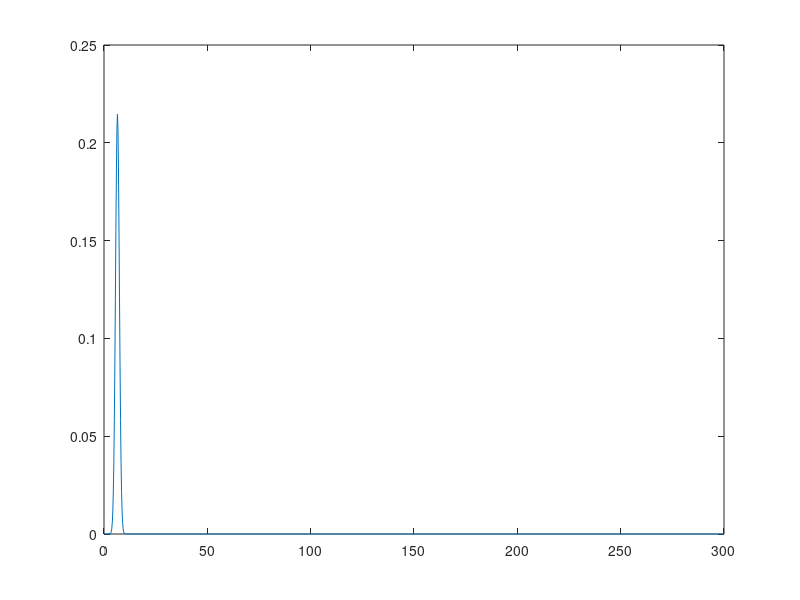

The MATLAB script that drew this image: (Note: this script raises an error after producing the figure.)
%% Mike X Cohen wrote all this stuff
%% mikexcohen@gmail.com
% This is just a collection of bits I took from his youtube videos about
% inter-phase clustering
% (I probably commented/edited quite a lot but didn't track, not sure)



%% time frequency analysis using morlet wavelet
%https://www.youtube.com/watch?v=wgRgodvU_Ms&list=PLn0OLiymPak2G__qvavn3T8k7R8ssKxVr&index=2
%btw, i=sqrt(-1) (doens't really exist as a number), i always leads to complex numbers

%morlet params
srate=600;%sampling rate in Hz
time=-2:1/srate:2; %wavelet time, not data time  - have time of 0 at centre of wavelet, so have an odd number of time points
%wavelet sampling rate MUST be the same as data sampling rate
frex=6.5; % frequency of this wavelet

%create wavelet
sine_wave=exp(1i*2*pi*frex.*time); %this is just a sine wave at my given frequency - it's actally a complex sine wave because that's what allows us to extract power and phase
s=7/(2*pi*frex);% this is the standard deviation of the gaussian -> 7 is the nnumber of cycles!!
%number of cycles: the larger the nr cycles, the worse the time precision and the better the freq precision - stay within 3 to 10 https://www.youtube.com/watch?v=fkQGnYUv-FI&list=PLn0OLiymPak2G__qvavn3T8k7R8ssKxVr&index=6
gaus_win=exp((-time.^2)./(2*s^2)); %this is the gaussian
cmw=sine_wave .* gaus_win; %multiply sine and gauss to get wavelet

%plot wavelet (it has a real part and an imaginary part (imaginary is sine
%and real is cosine part so they're shiften by 90 degrees)
figure 
plot(time,real(cmw))
plot(time,imag(cmw))

clf
plot3(time,real(cmw),imag(cmw),'linew',2)
axis image
xlabel('Time'), ylabel('Real part'), zlabel('Imaginary part')
rotate3d

% that's morelt wavelets in the time domain. in the frequency domain,
% they're gaussian shaped
% so to look at it in the freq domain,  we're taking a fast fourier transform of the wavelet
cmwX=fft(cmw)/length(cmw); % this is the morlet wavelet in the freq domain (the more cycles, the wider the gaussian here)
hz=linspace(0,srate/2,floor(length(cmw)/2)+1);
clf
plot(hz,2*abs(cmwX(1:length(hz))))

%https://www.youtube.com/watch?v=4TTpwIZrUAo&list=PLn0OLiymPak2G__qvavn3T8k7R8ssKxVr&index=3
% convolution in the time domain is equivalent to multiplication in the
% freq domain -> so in practice, we'll only ever do freq domain stuff cause
% faster
% wavelet convolution via frequency domain mutliplication:
% 1) Take fft of signal
% 2) mutliply fourier spectra point by point
% 3) take inverse fft

% so lets take some data and apply this
data=X{1}(:,1)'; % this is based on data processed by the spectral events toolbox because that's what I happened to be using at the time. Use any EEG data here.
%create wavelet like above like above
srate=600;
time=-2:1/srate:2;
frex=6.5; 
sine_wave=exp(1i*2*pi*frex.*time);
s=7/(2*pi*frex);
gaus_win=exp((-time.^2)./(2*s^2)); 
cmw=sine_wave .* gaus_win; 

%now define convolution parameters
nData=length(data);%length of data
nKern=length(cmw);%length of wavelet
nConv=nData+nKern-1;%length of conolution outcome is always  data+wave-1

%now take fft of morlet wavelet
cmwX=fft(cmw,nConv);%by gigving it the n of the outcome, it does the zero padding itself
%and amplitude-normalise in the frequency domain (amplitude scale morlet wvelet by its peak)
cmwX=cmwX./max(cmwX);%not completely necessary but makes sure that the outcome is gonnabe in the original units of the signal

%now take fft of data
dataX=fft(data,nConv);

%now do convolution
conv_res=cmwX.*dataX;  %because conv is mutliplication in freq fomain and we're now in freq domain(becuase we took fft of everything)
%also, usually we want to put this back into time domain after, so we can
%do this in one step conv_res=ifft(cmwX.*dataX), but here we're doing it
%step by step

%compute hz for plotting
hz=linspace(0,srate/2,floor(length(cmw)/2)+1);
figure
hold on
plot(hz,2*abs(dataX(1:length(hz))/length(data)))%plots freq of data
plot(hz,abs(cmwX(1:length(hz))))%plots wavelet in freq
plot(hz,2*abs(conv_res(1:length(hz))/length(data))); %plots producut of multiplying those two

%now lets get it back into the time domain
%keep in mind, the length of the result of the convolution is longer than
%the signal
%so cut 1/2 of the length of the wavelet from beginning and end
half_wav=floor(length(cmw)/2)+1;


%take inverse fourier
conv_res_timedomain=ifft(conv_res);
conv_res_timedomain=conv_res_timedomain(half_wav-1:end-half_wav); %cut sides off (not data)

figure
plot(tVec,data,'k')
hold on
plot(tVec,real(conv_res_timedomain),'r')




%% get power and phase
%https://www.youtube.com/watch?v=A4M0cZSrHzY&list=PLn0OLiymPak2G__qvavn3T8k7R8ssKxVr&index=4
% we're using a complex morelt wvelet, so it has a real and and an
% imaginary part (so thats just sine ans cosine, so a bit shifted). so when
% we convolute that, for each timepoint, we get a single complex number.
% complex numbers can be represented in a coord system, where the y
% axis is the imaginary axis and the x axis i the real axis. then we
% can plot that complex number as a point in that space. Now if i plot the
% vector from the origin to that point, the length of the vector is
% amplitude and the angle of that vector is phase angle.
% so at the end of an analysis, we get a single complex number for each
% time point and each frequency (obv only if we have a wavelet for each
% frequency).the filtered EEG signal is the real part of those complex 
% numbers

% so let's use data and wavelet from above

as=conv_res_timedomain;

% lets plot the result from earlier in some new ways
figure(1), clf %this is the whole result of the convolution with imaginary and real parts over time
plot3(tVec,real(as),imag(as),'k')
xlabel('Time (ms)'), ylabel('real part'), zlabel('imaginary part')
rotate3d

figure(2), clf %this is the phase angle over time (and also ampliutde, both axis)
plot3(tVec,abs(as),angle(as),'k')
%2D: plot(tVec,angle(as),'k') % just phase)
xlabel('Time (ms)'), ylabel('Amplitude'), zlabel('Phase')
rotate3d

figure(3), clf
% plot the filtered signal (projection onto real axis)
subplot(311)
plot(tVec,real(as))
xlabel('Time (ms)'), ylabel('Amplitude (\muV)')

% angle(as) gives you phase per timepoints (for this particular freq)
% as is the timedomain result of the convultion

% Now if you have many trials:
% could do
% for freq=1:Freq
%   for trial=1:Trial
%       convolution
%   end
% end

% but we can actually get rid ot the trial loop!
% we can jsut concatenate all the trials (string them onto each other into
% one big trial), do our thing, and then split it up again, and then avg
% them. same result as doing each trial separately
%https://www.youtube.com/watch?v=wdrXzqgcYLM&list=PLn0OLiymPak2G__qvavn3T8k7R8ssKxVr&index=5

%% this is the slow version with the trial loop
data=X{1};
% frequency parameters
min_freq =  2;
max_freq = 30;
num_frex = 40;
frex = linspace(min_freq,max_freq,num_frex);

% other wavelet parameters
range_cycles = [ 4 10 ];

s = logspace(log10(range_cycles(1)),log10(range_cycles(end)),num_frex) ./ (2*pi*frex);
wavtime = -2:1/srate:2;
half_wave = (length(wavtime)-1)/2;

tic; % start matlab timer

% FFT parameters
nWave = length(wavtime);
nData = size(data,1);
nConv = nWave + nData - 1;

% initialize output time-frequency data
tf = zeros(length(frex),size(data,1),size(data,2));

% loop over frequencies
for fi=1:length(frex)
    
    % create wavelet and get its FFT
    % the wavelet doesn't change on each trial...
    wavelet  = exp(2*1i*pi*frex(fi).*wavtime) .* exp(-wavtime.^2./(2*s(fi)^2));
    waveletX = fft(wavelet,nConv);
    waveletX = waveletX ./ max(waveletX);
    
    % now loop over trials...
    for triali=1:size(data,2)
        
        dataX = fft(data(:,triali)', nConv);
        
        % run convolution
        as = ifft(waveletX .* dataX);
        as = as(half_wave+1:end-half_wave);
    
        % put power data into big matrix
        tf(fi,:,triali) = abs(as).^2;
    end
end

tfTrialAve = mean(tf,3);

computationTime = toc; 

% plot results
figure(1), clf
contourf(tVec,frex,tfTrialAve,40,'linecolor','none')

%% this is the same but more efficient (no trial loop)
% we make one giant trial
data=X{1};
tic; % restart matlab timer

% FFT parameters
nWave = length(wavtime);
nData = size(data,1) * size(data,2); % This line is different from above!!
nConv = nWave + nData - 1;

% initialize output time-frequency data
tf = zeros(length(frex),size(data,1));

% now compute the FFT of all trials concatenated
alldata = reshape( data ,1,[]);
dataX   = fft( alldata ,nConv );


% loop over frequencies
for fi=1:length(frex)
    
    % create wavelet and get its FFT
    % the wavelet doesn't change on each trial...
    wavelet  = exp(2*1i*pi*frex(fi).*wavtime) .* exp(-wavtime.^2./(2*s(fi)^2));
    waveletX = fft(wavelet,nConv);
    waveletX = waveletX ./ max(waveletX);
    
    % now run convolution in one step
    as = ifft(waveletX .* dataX);
    as = as(half_wave+1:end-half_wave);
    
    % and reshape back to time X trials
    as = reshape( as, size(data,1), size(data,2) );
    
    % compute power and average over trials
    tf(fi,:) = mean( abs(as).^2 ,2);
end

computationTime(2) = toc; % end matlab timer

% plot results
figure(2), clf
contourf(tVec,frex,tf,40,'linecolor','none')
 
%the only diffference between those two comes from edge artifacts




%% nr of wavelet cycles
% ok now we'll use wavelets with different numbers of cycels for
% the same analysis, just to demonstrate that it matters

%number of cycles: the larger the nr cycles, the worse the time precision
%and the better the freq precision 

data=X{1};
% wavelet parameters
num_frex = 40;
min_freq =  2;
max_freq = 30;

% set a few different wavelet widths ("number of cycles" parameter)
num_cycles = [ 2 6 8 15 ]; %ths is a bit extreme. stay between 3 and 10

% other wavelet parameters
frex = linspace(min_freq,max_freq,num_frex);
time = -2:1/srate:2;
half_wave = (length(time)-1)/2;

% FFT parameters
nKern = length(time);
nData = size(data,1)*size(data,2);
nConv = nKern+nData-1;

% initialize output time-frequency data
tf = zeros(length(num_cycles),length(frex),size(data,1));


% FFT of data (doesn't change on frequency iteration)
dataX = fft(reshape(data,1,[]),nConv);

% loop over cycles
for cyclei=1:length(num_cycles) %so now  we're doing all of this for diffferent numbers of cycles
    
    for fi=1:length(frex)
        
        % create wavelet and get its FFT
        s = num_cycles(cyclei)/(2*pi*frex(fi));
        
        cmw  = exp(2*1i*pi*frex(fi).*time) .* exp(-time.^2./(2*s^2));
        cmwX = fft(cmw,nConv);
        cmwX = cmwX./max(cmwX);
        
        % run convolution, trim edges, and reshape to 2D (time X trials) 
        as = ifft(cmwX.*dataX,nConv);
        as = as(half_wave+1:end-half_wave);
        as = reshape(as,size(data,1),size(data,2));
        
        % put power data into big matrix
        tf(cyclei,fi,:) = mean(abs(as).^2,2);
    end
    
     
end

% plot results
figure(3), clf
for cyclei=1:length(num_cycles)
    subplot(2,2,cyclei)
    
    contourf(tVec,frex,squeeze(tf(cyclei,:,:)),40,'linecolor','none')
%     set(gca,'clim',[-3 3],'ydir','normal','xlim',[-300 1000])
    title([ 'Wavelet with ' num2str(num_cycles(cyclei)) ' cycles' ])
    xlabel('Time (ms)'), ylabel('Frequency (Hz)')
end


%% use variable number of wavelet cycles

% set a few different wavelet widths (number of wavelet cycles)
range_cycles = [ 4 10 ];%min and max cycls

% other wavelet parameters
nCycles = logspace(log10(range_cycles(1)),log10(range_cycles(end)),num_frex);%get 40  diff nr of cycles, logarithymically scaled
% so now, we have a different nr of cycles for each freq we defined
% earlier. so in the freq loop, it makes a new wavelet and grabs this nr of
% cycles out of here

% initialize output time-frequency data
tf = zeros(length(frex),size(data,1));

for fi=1:length(frex)
    
    % create wavelet and get its FFT
    s = nCycles(fi)/(2*pi*frex(fi));
    cmw = exp(2*1i*pi*frex(fi).*time) .* exp(-time.^2./(2*s^2));
    
    cmwX = fft(cmw,nConv);
    
    % run convolution
    as = ifft(cmwX.*dataX,nConv);
    as = as(half_wave+1:end-half_wave);
    as = reshape(as,size(data,1),size(data,2));
    
    % put power data into big matrix
    tf(fi,:) = mean(abs(as).^2,2);
end


% plot results
figure(4), clf
subplot(2,2,1)

contourf(tVec,frex,tf,40,'linecolor','none')
% set(gca,'clim',[-3 3],'ydir','normal','xlim',[-300 1000])
title('Convolution with a range of cycles')
xlabel('Time (ms)'), ylabel('Frequency (Hz)')




%% inter-trial phase coherence

data=trough_lock';%whatever data

% data=rnd_50';
% wavelet parameters
num_frex = 40;
min_freq =  2;
max_freq = 30;

% set range for variable number of wavelet cycles
range_cycles = [ 4 10 ];

% other wavelet parameters
frex = logspace(log10(min_freq),log10(max_freq),num_frex);
wavecycles = logspace(log10(range_cycles(1)),log10(range_cycles(end)),num_frex);
time = -2:1/srate:2;
half_wave_size = (length(time)-1)/2;

% FFT parameters
nWave = length(time);
nData = size(data,1)*size(data,2);
nConv = nWave+nData-1;

% FFT of data (doesn't change on frequency iteration)
dataX = fft( reshape(data,1,nData) ,nConv);

% initialize output time-frequency data
tf = zeros(num_frex,size(data,1));

% loop over frequencies
for fi=1:num_frex
    
    % create wavelet and get its FFT
    s = wavecycles(fi)/(2*pi*frex(fi));
    wavelet  = exp(2*1i*pi*frex(fi).*time) .* exp(-time.^2./(2*s^2));
    waveletX = fft(wavelet,nConv);
    
    % run convolution
    as = ifft(waveletX.*dataX,nConv);
    as = as(half_wave_size+1:end-half_wave_size);
    as = reshape(as,size(data,1),size(data,2));
    
    % compute ITPC
    tf(fi,:) = abs(mean(exp(1i*angle(as)),2)); %this transforms our phase angles into vectors in a polar plane - then takes the avergae of those vectors, and then the length of that average vector
%     angles_all(fi,:,:)=angle(as);
end

% plot results
figure(1), clf
contourf(1:61,frex,tf,40,'linecolor','none')
% set(gca,'clim',[0 .6],'ydir','normal','xlim',[-300 1000])
title('ITPC')

angledata=squeeze(angles_all(1,1,:));

% compute ITPC and preferred phase angle
itpc      = abs(mean(exp(1i*angledata)));
prefAngle = angle(mean(exp(1i*angledata)));


% and plot...
figure(2), clf

% as linear histogram
subplot(3,3,4)
hist(angledata,20)
xlabel('Phase angle'), ylabel('Count')
set(gca,'xlim',[0 2*pi])
title([ 'Observed ITPC: ' num2str(itpc) ])

% and as polar distribution
subplot(1,2,2)
polar([zeros(1,200); angledata'],[zeros(1,200); ones(1,200)],'k')
hold on
h = polar([0 prefAngle],[0 itpc],'m');
set(h,'linew',3)
title([ 'Observed ITPC: ' num2str(itpc) ])



    

%% using hilbert transform (alternative to wavelet)
% hilbert might be useful because it looks at a whole band at a time
% https://www.youtube.com/watch?v=VyLU8hlhI-I
% generate random numbers
n = 21;
randomnumbers = randn(n,1);

% take FFT
f = fft(randomnumbers);
% create a copy of the fourir coefficients that is multiplied by the complex operator
complexf = 1i*f;

% find indices of positive and negative frequencies
posF = 2:floor(n/2)+mod(n,2);
negF = ceil(n/2)+1+~mod(n,2):n;

% rotate Fourier coefficients
% (note 1: this works by computing the iAsin(2pft) component, i.e., the phase quadrature)
% (note 2: positive frequencies are rotated counter-clockwise; negative frequencies are rotated clockwise)
f(posF) = f(posF) + -1i*complexf(posF);
f(negF) = f(negF) +  1i*complexf(negF);
% The next two lines are an alternative and slightly faster method. 
% The book explains why this is equivalent to the previous two lines.
% f(posF) = f(posF)*2;
% f(negF) = f(negF)*0;

% take inverse FFT
hilbertx = ifft(f);

% that so far is the same as using the matlab hilbert function in the
% signal processing toolbox
% compare with Matlab function hilbert 
hilbertm = hilbert(randomnumbers);


% plot results
figure(1), clf
subplot(211)
plot(abs(hilbertm))
hold on
plot(abs(hilbertx),'ro')
set(gca,'xlim',[.5 n+.5])
legend({'Matlab Hilbert function';'"manual" Hilbert'})
title('magnitude of Hilbert transform')

subplot(212)
plot(angle(hilbertm))
hold on
plot(angle(hilbertx),'ro')
set(gca,'xlim',[.5 n+.5])
legend({'Matlab Hilbert function';'"manual" Hilbert'})
title('phase of Hilbert transform')

% try with real data
load sampleEEGdata

% ERP, and its hilbert transform
erp  = squeeze(mean(EEG.data(48,:,:),3));
erpH = hilbert(erp);

figure(2), clf

% plot ERP and real part of Hilbert transformed ERP
subplot(311)
plot(EEG.times,erp), hold on
plot(EEG.times,real(erpH),'r')
legend({'ERP';'real(hilbert(erp))'})

% plot ERP and magnitude
subplot(312)
plot(EEG.times,erp), hold on
plot(EEG.times,abs(erpH),'r')
legend({'ERP';'abs(hilbert(erp))'})

% plot ERP and phase angle time series
subplot(313)
plot(EEG.times,erp), hold on
plot(EEG.times,angle(erpH),'r')
legend({'ERP';'angle(hilbert(erp))'})
xlabel('Time (ms)'), ylabel('Voltage or radians')


% plot as 3d line
figure(3), clf
plot3(EEG.times,real(erpH),imag(erpH))
xlabel('Time (ms)'), ylabel('Real part'), zlabel('Imaginary part')
axis tight
rotate3d

% these phases look a mess because it's broadband signal
% -> bandpass filter FIRST
%https://www.youtube.com/watch?v=ljw3gW-nL0E

% load sampleEEGdata

% specify Nyquist freuqency
nyquist = EEG.srate/2;

% filter frequency band
filtbound = [4 10]; % Hz

% transition width
trans_width = 0.2; % fraction of 1, thus 20%

% filter order
filt_order = round(3*(EEG.srate/filtbound(1)));

% frequency vector (as fraction of Nyquist
ffrequencies  = [ 0 (1-trans_width)*filtbound(1) filtbound (1+trans_width)*filtbound(2) nyquist ]/nyquist;

% shape of filter (must be the same number of elements as frequency vector
idealresponse = [ 0 0 1 1 0 0 ];

% get filter weights
filterweights = firls(filt_order,ffrequencies,idealresponse);

% plot for visual inspection
figure(1), clf
subplot(211)
plot(ffrequencies*nyquist,idealresponse,'k--o','markerface','m')
set(gca,'ylim',[-.1 1.1],'xlim',[-2 nyquist+2])
xlabel('Frequencies (Hz)'), ylabel('Response amplitude')

subplot(212)
plot((0:filt_order)*(1000/EEG.srate),filterweights)
xlabel('Time (ms)'), ylabel('Amplitude')

% apply filter to data
filtered_data = zeros(EEG.nbchan,EEG.pnts);
for chani=1:EEG.nbchan
    filtered_data(chani,:) = filtfilt(filterweights,1,double(EEG.data(chani,:,1)));
end

figure(2), clf
plot(EEG.times,squeeze(EEG.data(47,:,1)))
hold on
plot(EEG.times,squeeze(filtered_data(47,:)),'r','linew',2)
xlabel('Time (ms)'), ylabel('Voltage (\muV)')
legend({'raw data';'filtered'})


% compare three transition widths
nyquist    = EEG.srate/2;
filtbond   = [ 7 12 ];
t_widths   = [.1 .15 .2];
filt_order = round(3*(EEG.srate/filtbond(1)));

idealresponse = [ 0 0 1 1 0 0 ];

ffrequencies  = zeros(3,6);
filterweights = zeros(3,filt_order+1);

% frequency vector (as fraction of Nyquist)
for i=1:3
    ffrequencies(i,:)  = [ 0 (1-t_widths(i))*filtbond(1) filtbond (1+t_widths(i))*filtbond(2) nyquist ]/nyquist;
    filterweights(i,:) = firls(filt_order,ffrequencies(i,:),idealresponse);
end

% plot
figure(4), clf
subplot(211)
plot((1:filt_order+1)*(1000/EEG.srate),filterweights')
xlabel('time (ms)')
title('Time-domain filter kernel')

filterFreqDomain = abs(fft(filterweights,[],2));
frequenciesHz    = linspace(0,nyquist,floor(filt_order/2)+1);
subplot(212)
plot(frequenciesHz,filterFreqDomain(:,1:length(frequenciesHz)))
set(gca,'xlim',[0 60],'ylim',[-.1 1.2])
xlabel('Frequencies (Hz)')
title('Frequency-domain filter kernel')
legend({'filter 10%','filter 15%','filter 20%'})

% compute and plot power
chan4filt = strcmpi('o1',{EEG.chanlocs.labels});
baseidx   = dsearchn(EEG.times',[-400 -100]');

pow = zeros(3,EEG.pnts);

for i=1:3
    filtered_data = reshape(filtfilt(filterweights(i,:),1,double(reshape(EEG.data(chan4filt,:,:),1,[]))),EEG.pnts,EEG.trials);
    
    temppow  = mean(abs(hilbert(filtered_data)).^2,2);
    pow(i,:) = 10*log10( temppow./mean(temppow(baseidx(1):baseidx(2))) );
end

figure(5), clf
plot(EEG.times,pow)
xlabel('Time (ms)'), ylabel('power (dB)')
legend({'filter 10%','filter 15%','filter 20%'})
set(gca,'xlim',[-300 1200])



    
    

